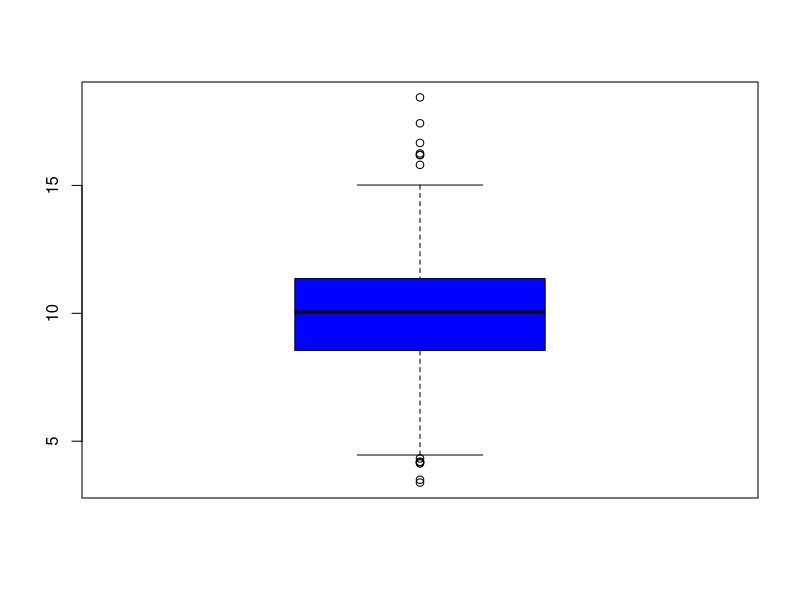
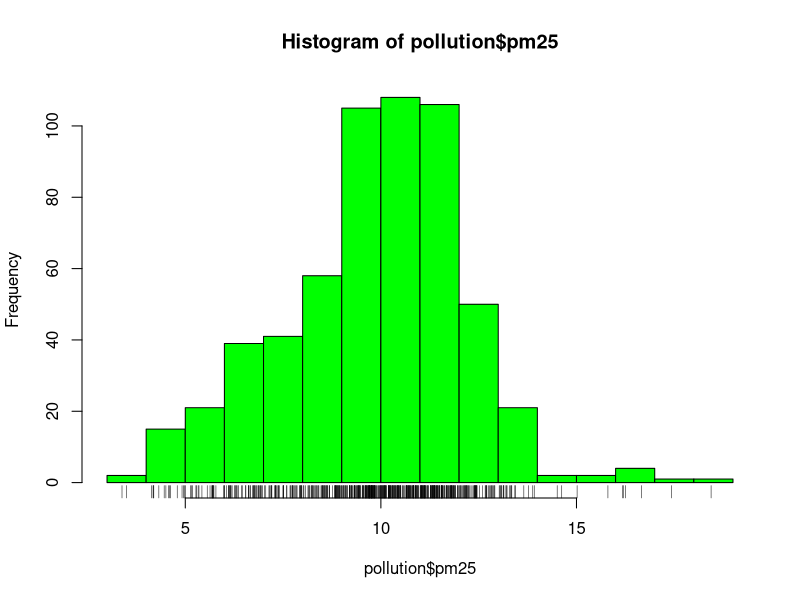
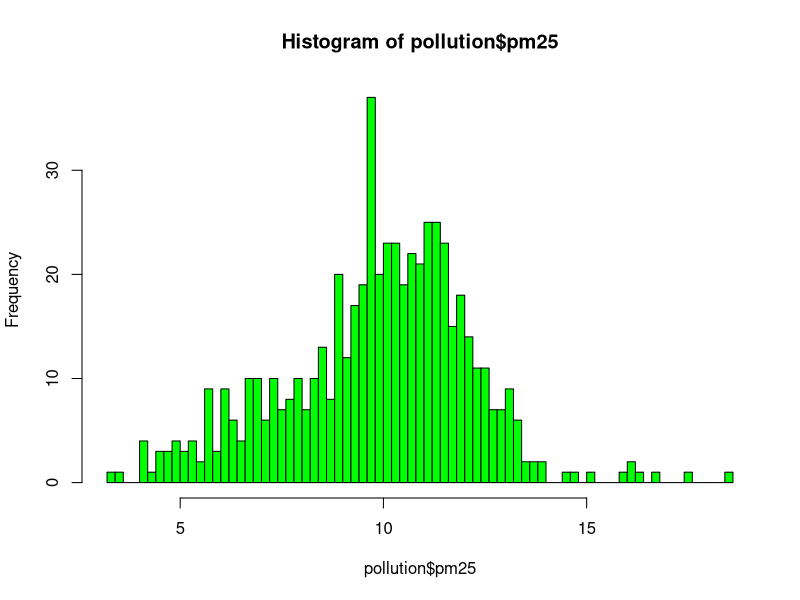
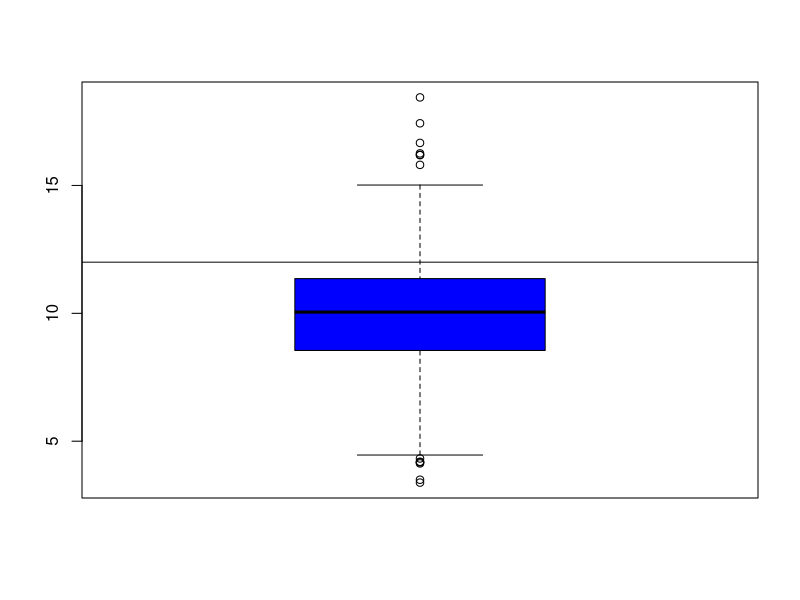
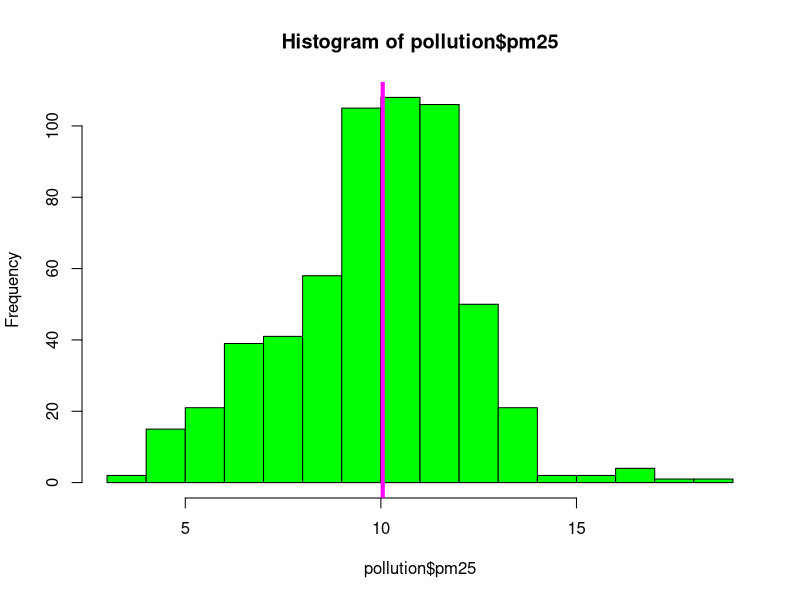
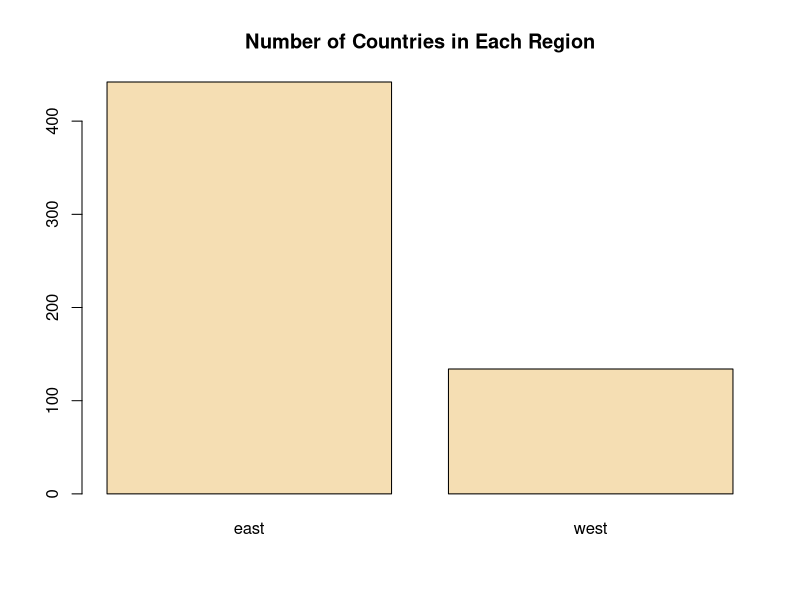
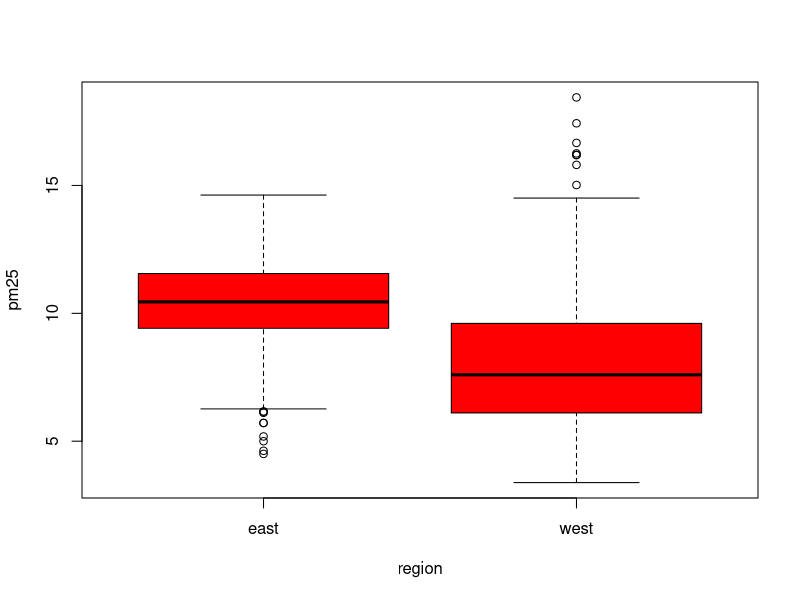
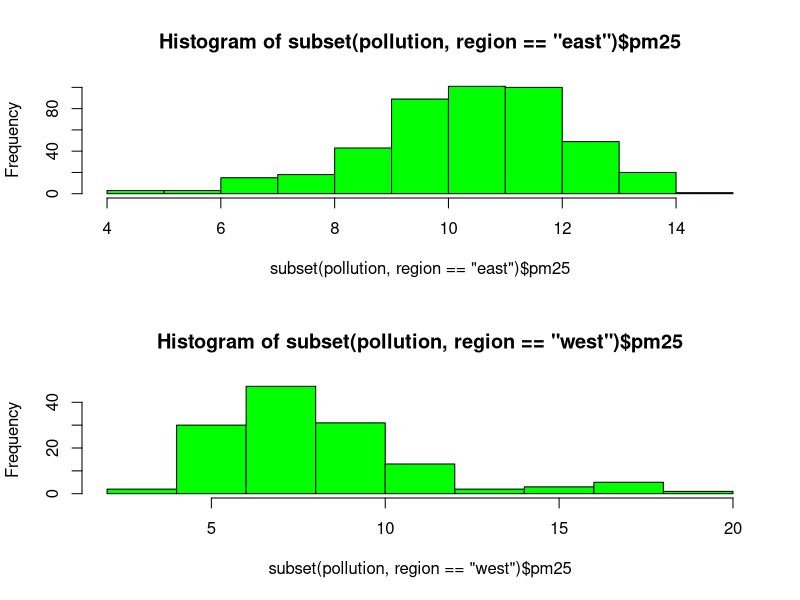

Write the R code that produced these figures, in order.
#Principle 1: Show comparisons
#Principle 2: Show causality, mechanism, explanation
#Principle 3: Show multivariate data
#Principle 4: Integrate multiple modes of evidence
#Principle 5: Describe and document the evidence
#Principle 6: Content is king

#=======================================
# Load data
#=======================================
pollution <- read.csv("../data/avgpm25.csv", colClasses = c("numeric", "character", "factor", "numeric", "numeric"))
head(pollution)

#=================================================================
# Five Number Summary : Min., 1st Qu., Median, Mean, 3rd Qu., Max. 
# Actually : Six. (because it includes mean)
#=================================================================
summary(pollution$pm25)

#=================================================================
# Boxplot
#=================================================================
boxplot(pollution$pm25, col="blue") 

#=================================================================
# Histogram
#=================================================================
hist(pollution$pm25, col = "green") 
rug(pollution$pm25)                             # Add rug

hist(pollution$pm25, col = "green", breaks=100) # the number of bars : 100

#=================================================================
# Overlaying Features
#=================================================================
boxplot(pollution$pm25, col="blue") 
abline(h = 12)                          # Add horizontal straight lines to a plot(Overlaying)

hist(pollution$pm25, col = "green")
abline(v = median(pollution$pm25), col="magenta", lwd = 4)      # Add vertical straight line (lwd : line width)

#=================================================================
# Barplot(for categorical data)
#=================================================================
barplot(table(pollution$region), col = "wheat", main = "Number of Countries in Each Region")

#=================================================================
# Multiple Boxplot
#=================================================================
boxplot(pm25 ~ region, data = pollution, col = "red")

#=================================================================
# Multiple Histograms
#=================================================================
par(mfrow = c(2,1))                                             # Set subplot dimension
hist(subset(pollution, region == "east")$pm25, col = "green")
hist(subset(pollution, region == "west")$pm25, col = "green")

#=================================================================
# Scatterplot
#=================================================================
par(mfrow = c(1,1))  
with(pollution, plot(latitude, pm25))
abline(h = 12, lwd = 2, lty = 2)        # lwd : line width, lty : line type

#=================================================================
# Scatterplot(using color)
#=================================================================
par(mfrow = c(1,1))  
with(pollution, plot(latitude, pm25, col=region))
abline(h = 12, lwd = 2, lty = 2)        # lwd : line width, lty : line type

#=================================================================
# Multiple Scatterplot
#=================================================================
par(mfrow = c(1, 2))
with(subset(pollution, region == "west"), plot(latitude, pm25, main="West"))
with(subset(pollution, region == "east"), plot(latitude, pm25, main="East"))